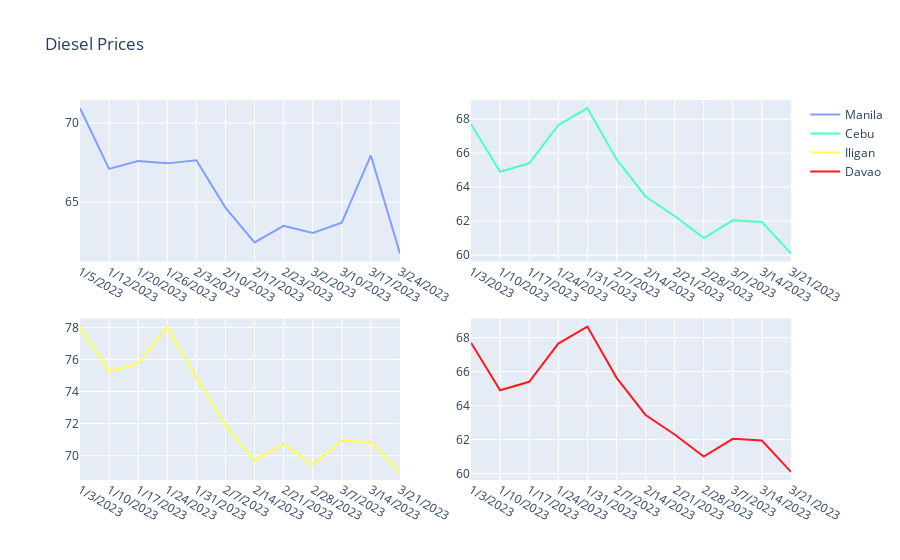

The cell this chart's notebook holds for it:
### Code cell
fig = go.Figure()
fig = make_subplots(rows=2, cols=2)
fig.add_trace(go.Scatter(x=df['Date_Manila'], y=df['Diesel_Manila'],
                    mode='lines',
                    line=dict(color="#809fff"),
                    name='Manila'),
                    row=1, col=1)
fig.add_trace(go.Scatter(x=df['Date_Cebu'], y=df['Diesel_Cebu'],
                    mode='lines',
                    line=dict(color="#4dffc3"),
                    name='Cebu'),
                    row=1, col=2)
fig.add_trace(go.Scatter(x=df['Date_Iligan'], y=df['Diesel_Iligan'],
                    mode='lines',
                    line=dict(color="#ffff4d"),
                    name='Iligan'),
                    row=2, col=1)
fig.add_trace(go.Scatter(x=df['Date_Davao'], y=df['Diesel_Davao'],
                    mode='lines',
                    line=dict(color="#ff1a1a"),
                    name='Davao'),
                    row=2, col=2)
fig.update_layout(title='Diesel Prices',
                   xaxis_title='',
                   yaxis_title='')
fig.show()

### Figure 1 — Plotly figure (JSON) as saved in the notebook; plotly's stock layout.template omitted (floating-point values rounded to 4 significant figures)
{"data": [{"line": {"color": "#809fff"}, "mode": "lines", "name": "Manila", "type": "scatter", "x": ["1/5/2023", "1/12/2023", "1/20/2023", "1/26/2023", "2/3/2023", "2/10/2023", "2/17/2023", "2/23/2023", "3/2/2023", "3/10/2023", "3/17/2023", "3/24/2023"], "xaxis": "x", "y": [70.95, 67.1, 67.6, 67.45, 67.65, 64.65, 62.45, 63.5, 63.05, 63.7, 67.95, 61.75], "yaxis": "y"}, {"line": {"color": "#4dffc3"}, "mode": "lines", "name": "Cebu", "type": "scatter", "x": ["1/3/2023", "1/10/2023", "1/17/2023", "1/24/2023", "1/31/2023", "2/7/2023", "2/14/2023", "2/21/2023", "2/28/2023", "3/7/2023", "3/14/2023", "3/21/2023"], "xaxis": "x2", "y": [67.7, 64.9, 65.4, 67.65, 68.65, 65.65, 63.45, 62.3, 61, 62.05, 61.95, 60.1], "yaxis": "y2"}, {"line": {"color": "#ffff4d"}, "mode": "lines", "name": "Iligan", "type": "scatter", "x": ["1/3/2023", "1/10/2023", "1/17/2023", "1/24/2023", "1/31/2023", "2/7/2023", "2/14/2023", "2/21/2023", "2/28/2023", "3/7/2023", "3/14/2023", "3/21/2023"], "xaxis": "x3", "y": [78.05, 75.25, 75.75, 78, 74.89, 71.89, 69.69, 70.74, 69.44, 70.94, 70.84, 68.99], "yaxis": "y3"}, {"line": {"color": "#ff1a1a"}, "mode": "lines", "name": "Davao", "type": "scatter", "x": ["1/3/2023", "1/10/2023", "1/17/2023", "1/24/2023", "1/31/2023", "2/7/2023", "2/14/2023", "2/21/2023", "2/28/2023", "3/7/2023", "3/14/2023", "3/21/2023"], "xaxis": "x4", "y": [67.7, 64.9, 65.4, 67.65, 68.65, 65.65, 63.45, 62.3, 61, 62.05, 61.95, 60.1], "yaxis": "y4"}], "layout": {"title": {"text": "Diesel Prices"}, "xaxis": {"anchor": "y", "domain": [0, 0.45], "title": {"text": ""}}, "xaxis2": {"anchor": "y2", "domain": [0.55, 1]}, "xaxis3": {"anchor": "y3", "domain": [0, 0.45]}, "xaxis4": {"anchor": "y4", "domain": [0.55, 1]}, "yaxis": {"anchor": "x", "domain": [0.575, 1], "title": {"text": ""}}, "yaxis2": {"anchor": "x2", "domain": [0.575, 1]}, "yaxis3": {"anchor": "x3", "domain": [0, 0.425]}, "yaxis4": {"anchor": "x4", "domain": [0, 0.425]}}}
